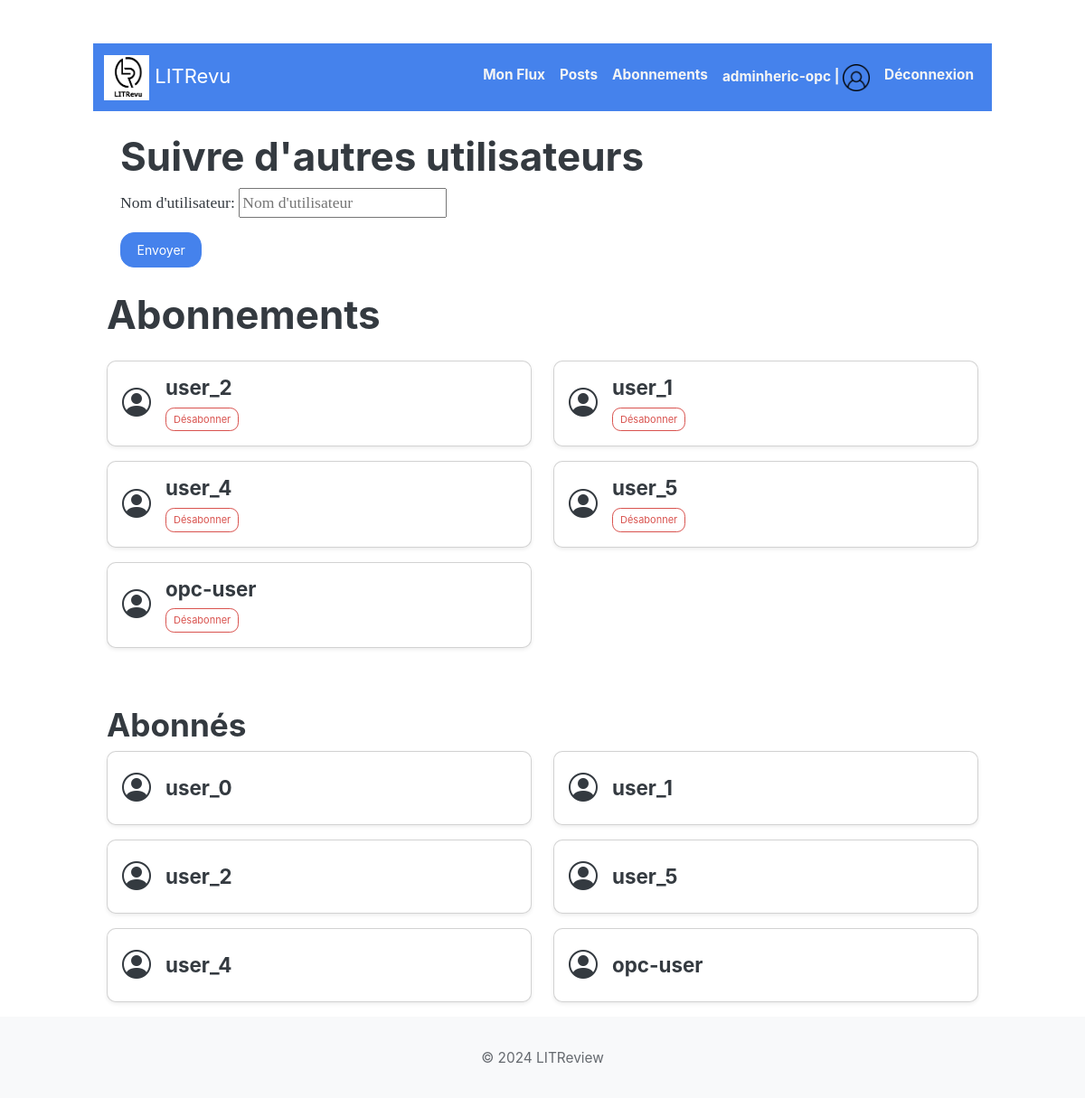
/feed/follows/ (signed in), run on the app's committed database.
### accounts/models.py (models this page shows)
class User(AbstractUser):
    pass

### feed/models.py (models this page shows)
class UserFollows(models.Model):
    user = models.ForeignKey(settings.AUTH_USER_MODEL, on_delete=models.CASCADE, related_name='following')
    followed_user = models.ForeignKey(settings.AUTH_USER_MODEL, on_delete=models.CASCADE, related_name='followed_by')
    class Meta:
        unique_together = ('user', 'followed_user')

### feed/views.py (the view, shortened to what this page needs)
# urls.py: path('follows/', UserFollowsCreateView.as_view(), name='follow_list'),
class UserFollowsCreateView(LoginRequiredMixin, ListView):
    model = UserFollows
    template_name = 'feed/user_follows.html'
    context_object_name = 'follows'
    def get_queryset(self):
        return UserFollows.objects.filter(user=self.request.user)
    def get_context_data(self, **kwargs):
        context = super().get_context_data(**kwargs)
        context['form'] = UserFollowForm()
        context['followers'] = UserFollows.objects.filter(followed_user=self.request.user)
        return context

### feed/forms.py (shortened to what this page needs)
class UserFollowForm(forms.Form):
    username = forms.CharField(label='Nom d\'utilisateur', max_length=150,
                               widget=forms.TextInput(attrs={'placeholder': 'Nom d\'utilisateur'}))

### feed/templates/feed/user_follows.html (shortened to what this page needs)
{% extends 'base.html' %}
{% block content %}
<div class="container mt-4">
    {% include 'feed/add_follow.html' with form=form %}
    <h1 class="mb-4">Abonnements</h1>
    <div class="row">
        {% for follow in follows %}
        <div class="col-md-6 mb-3">
            <div class="card shadow-sm">
                <div class="card-body d-flex align-items-center">
                    <i class="bi bi-person-circle me-3" style="font-size: 2rem;"></i>
                    <div>
                        <h5 class="card-title mb-0">{{ follow.followed_user.username }}</h5>
                        <a href="{% url 'feed:unfollow' follow.id %}" class="btn btn-sm btn-outline-danger mt-2">Désabonner</a>
                    </div>
                </div>
            </div>
        </div>
        {% empty %}
        <p class="text-muted">Aucun abonnement trouvé.</p>
        {% endfor %}
    </div>
    <h2 class="mt-5">Abonnés</h2>
    <div class="row">
        {% for follower in followers %}
        <div class="col-md-6 mb-3">
            <div class="card shadow-sm">
                <div class="card-body d-flex align-items-center">
                    <i class="bi bi-person-circle me-3" style="font-size: 2rem;"></i>
                    <div>
                        <h5 class="card-title mb-0">{{ follower.user.username }}</h5>
                    </div>
                </div>
            </div>
        </div>
        {% empty %}
        <p class="text-muted">Aucun abonné trouvé.</p>
        {% endfor %}
    </div>
</div>
{% endblock %}

### templates/base.html (shortened to what this page needs)
{% load static %}
<!DOCTYPE html>
<html lang="fr">
<head>
    <link href="https://cdnjs.cloudflare.com/ajax/libs/font-awesome/5.15.1/css/all.min.css" rel="stylesheet">
    <link href="https://cdn.jsdelivr.net/npm/bootswatch@5/dist/litera/bootstrap.min.css" rel="stylesheet">
    <link rel="stylesheet" href="https://cdn.jsdelivr.net/npm/bootstrap-icons/font/bootstrap-icons.css">
    <link rel="stylesheet" href="{% static 'css/styles.css' %}">
</head>
<body>
    <div class="container mt-5">
        <nav class="navbar navbar-expand-lg navbar-dark bg-primary">
            <div class="container-fluid">
                <a class="navbar-brand" href="{% url 'feed:feed' %}">
                    <img src="{% static 'images/logo.jpeg' %}" alt="Logo" width="50" height="50">
                    LITRevu
                </a>
                <div class="collapse navbar-collapse" id="navbarNav">
                    <ul class="navbar-nav ms-auto">
                        {% if user.is_authenticated %}
                        <li class="nav-item">
                            <a class="nav-link" href="{% url 'feed:feed' %}">Mon Flux</a>
                        </li>
                        <li class="nav-item">
                            <a class="nav-link" href="{% url 'feed:posts' %}">Posts</a>
                        </li>
                        <li class="nav-item">
                            <a class="nav-link" href="{% url 'feed:follow_list' %}">Abonnements</a>
                        </li>
                        <li class="nav-item">
                            <a class="nav-link">
                                {{ user.username }} |
                                <img src="{% static 'images/avatar.png' %}" alt="Avatar" width="30" height="30">
                            </a>
                        </li>
                        <li class="nav-item">
                            <a class="nav-link" href="{% url 'accounts:logout' %}"> Déconnexion</a>
                        </li>
                        {% else %}
                        <li class="nav-item">
                            <a class="nav-link" href="{% url 'accounts:login' %}">Connexion</a>
                        </li>
                        {% endif %}
                    </ul>
                </div>
            </div>
        </nav>
        <main>
            {% block content %}{% endblock %}
        </main>
    </div>
</body>
<footer class="footer mt-auto py-3 bg-light">
    <div class="container text-center">
        <span class="text-muted">© 2024 LITReview</span>
    </div>
</footer>
</html>

### accounts/static/css/styles.css (style rules this page uses)
.container { max-width: 1024px; margin-right: auto; margin-left: auto; padding-right: 15px; padding-left: 15px; width: 100%; }
html, body { height: 100%; margin: 0; }
.footer { width: 100%; height: 90px; line-height: 60px; background-color: #f5f5f5; }
.navbar-nav .nav-link { color: whitesmoke; font-weight: bold; }
.card { border-radius: 10px; box-shadow: 0 4px 8px rgba(0, 0, 0, 0.1); }
.card-title { font-weight: bold; font-size: 1.4rem; }

### data on the page
User: username "adminheric-opc"
UserFollows: followed_user.username "user_2"
UserFollows: followed_user.username "user_1"
UserFollows: followed_user.username "user_4"
UserFollows: followed_user.username "user_5"
UserFollows: followed_user.username "opc-user"
UserFollows: user.username "user_0"
UserFollows: user.username "user_1"
UserFollows: user.username "user_2"
UserFollows: user.username "user_5"
UserFollows: user.username "user_4"
UserFollows: user.username "opc-user"
